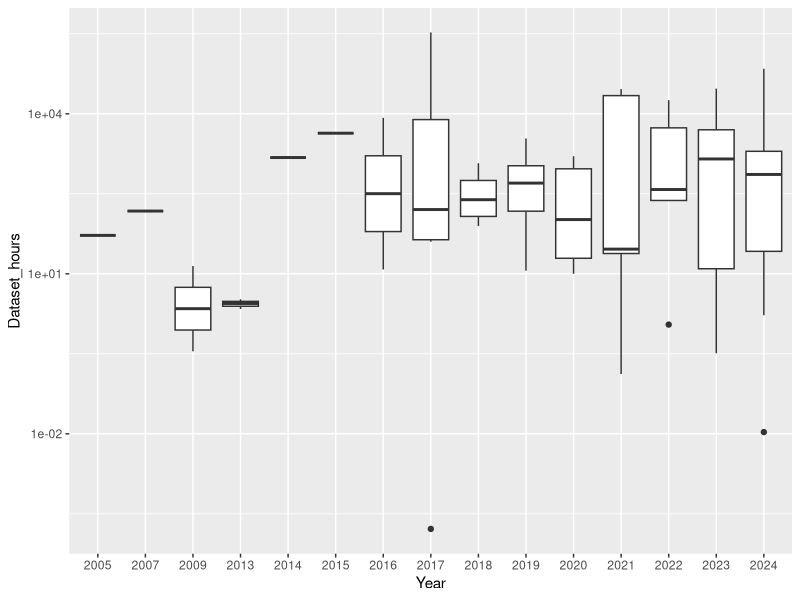
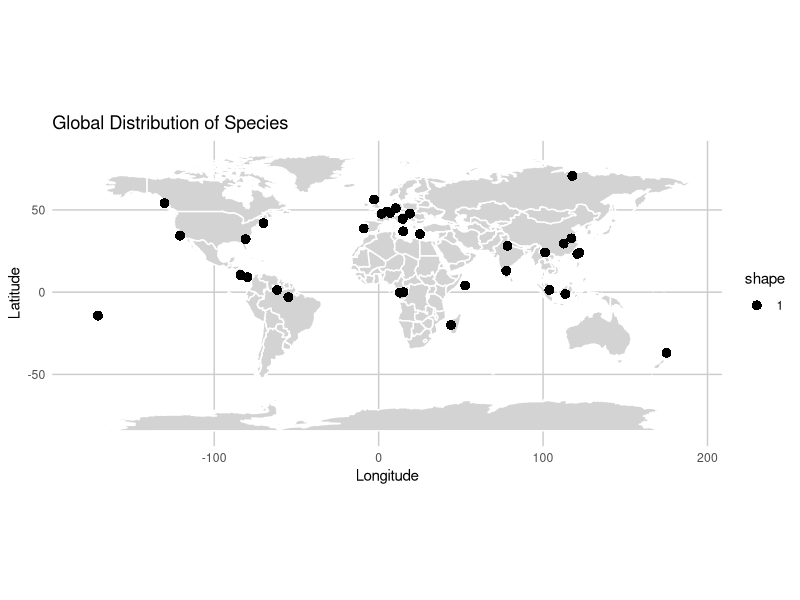

Recreate these plots in R, in order.
## ---- chunk 1
library(ggplot2)
library(maps)

df <- read.csv("tagged_literature.csv")
df$Year <- as.factor(df$Year)

ggplot(df, aes(Year, Dataset_hours)) + geom_boxplot() + scale_y_log10()
## ---- chunk 2
# Sample data
#coords <- c("-0.356251N,12.940863E;-0.078775N,15.127076E", "-0.078775N,15.1270777E")

# Function to convert coordinates to numeric values
convert_to_numeric <- function(coord_string) {
  # Split the string by comma
  parts <- strsplit(coord_string, ",")[[1]]
  #remove leading or trailing space
  
  # Extract latitude and longitude, handle direction
  lat <- as.numeric(gsub("[A-Z]", "", parts[1]))
  lon <- as.numeric(gsub("[A-Z]", "", parts[2]))
  
  # Check direction for latitude
  if (grepl("S", parts[1])) {
    lat <- -lat
  }
  
  # Check direction for longitude
  if (grepl("W", parts[2])) {
    lon <- -lon
  }
  
  return(c(lat, lon))
}

process_all_coords <- function(coords_string) {
  all_coords <- do.call(rbind, lapply(coords_string, function(x) {
    # Split by semicolon if present
    
    coord_list <- strsplit(x, ";")[[1]]
    
    if(is.null(coord_list) || length(coord_list) == 0)
      return(NA)
    
    #print(coord_list)
    # Convert each coordinate pair to numeric
    numeric_coords <- t(sapply(coord_list, convert_to_numeric))
    
    return(numeric_coords)
  }))
  
  return(all_coords)
}

# Convert all coordinates
latlong_df <- as.data.frame(process_all_coords(df$latlong))
colnames(latlong_df) <- c("lat", "long")

latlong_df <- na.omit(latlong_df)
## ---- chunk 3
# Create the world map
world <- map_data("world")

# Plotting
ggplot() +
  # Add world map
  geom_polygon(data = world, aes(x = long, y = lat, group = group), fill = "lightgray", color = "white") +
  # Add points for different tags
  geom_point(data = latlong_df, aes(x = long, y = lat, shape = "1"), size = 3) +
  # Set coordinate system to map projection
  coord_fixed(ratio = 1) +
  # Add labels and title
  labs(title = "Global Distribution of Species",
       x = "Longitude",
       y = "Latitude") +
  # Adjust legend
  #scale_shape_manual(values = c(1, 2, 3, 4, 5), 
  #                   name = "Species",
  #                   breaks = c("Bats", "Non-flying mammals", "Birds", "Anurans", "Invertebrates"),
  #                   labels = c("Bats", "Non-flying mammals", "Birds", "Anurans", "Invertebrates")) +
  # Theme settings
  theme_minimal() +
  theme(panel.grid.major = element_line(color = "grey80"),
        panel.grid.minor = element_blank(),
        axis.text.x = element_text(angle = 0, hjust = 0.5),
        legend.position = "right")
